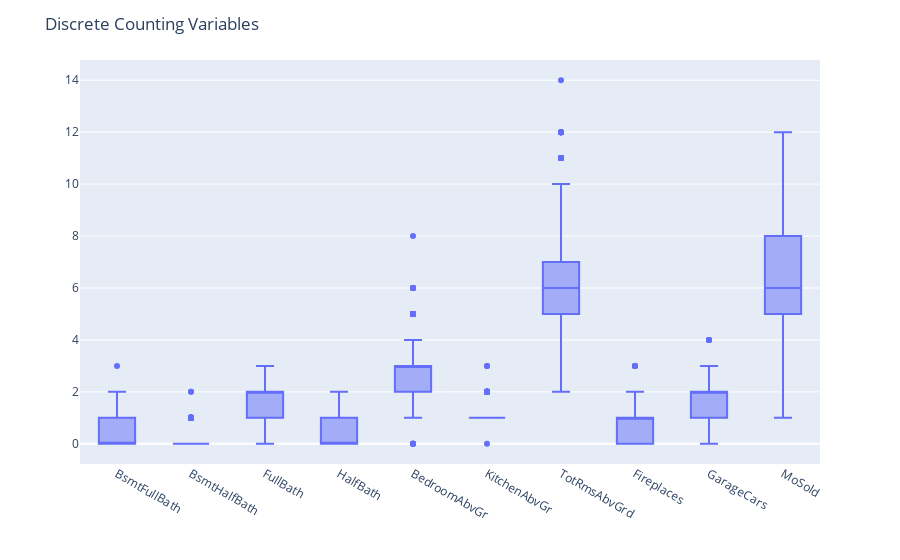

Notebook source saved alongside this figure:
### Code cell
disc_cts_plt = house[disc].drop(['YearBuilt', 'YearRemodAdd', 'GarageYrBlt', 'YrSold'], axis=1)
fig5 = px.box(pd.melt(disc_cts_plt), x="variable", y="value")
fig5.update_layout(
    title='Discrete Counting Variables',
    xaxis_title='',
    yaxis_title=''
)
# MoSold we covered already above
# GarageCars is an alternate to GarageArea above - pick 1
# However, GarageCars == 0 is a big problem so we need to make sure that's being picked up
# same applies I think to Bsmt stats here - either pick it up from the area stats or here, not both
# FullBath, HalfBath, BedroomAbvGr look interesting.  Suspect TotRmsAbvGrd is the sum of others + const.
# Kind of amazing spe houses had 0 FullBath?
# Kitchen adds no value, everybody has 1
# Fireplaces should be categorical yes/no

### Figure 1 — Plotly figure (JSON) as saved in the notebook; plotly's stock layout.template omitted (floating-point values rounded to 4 significant figures; data arrays with more than 128 entries replaced by an {"elided": "..."} marker saying what was removed)
{"data": [{"alignmentgroup": "True", "hovertemplate": "variable=%{x}<br>value=%{y}<extra></extra>", "legendgroup": "", "marker": {"color": "#636efa"}, "name": "", "notched": false, "offsetgroup": "", "orientation": "v", "showlegend": false, "type": "box", "x": {"elided": "14600 str values"}, "x0": " ", "xaxis": "x", "y": {"elided": "14600 int values"}, "y0": " ", "yaxis": "y"}], "layout": {"boxmode": "group", "legend": {"tracegroupgap": 0}, "margin": {"t": 60}, "title": {"text": "Discrete Counting Variables"}, "xaxis": {"anchor": "y", "domain": [0, 1], "title": {"text": ""}}, "yaxis": {"anchor": "x", "domain": [0, 1], "title": {"text": ""}}}}
